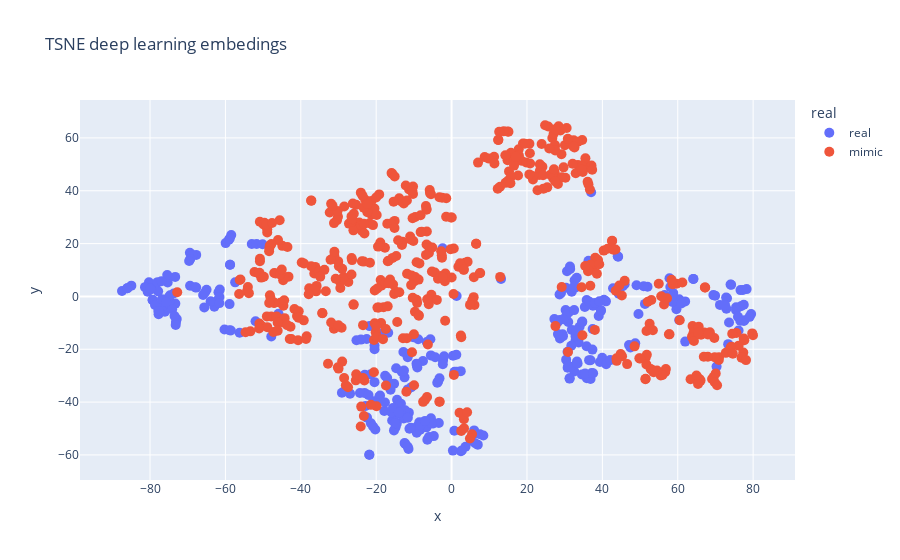
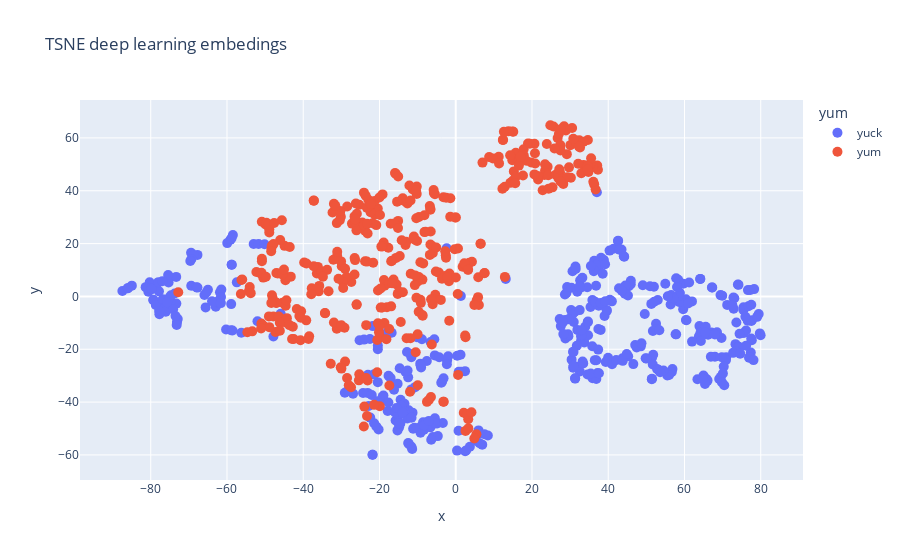
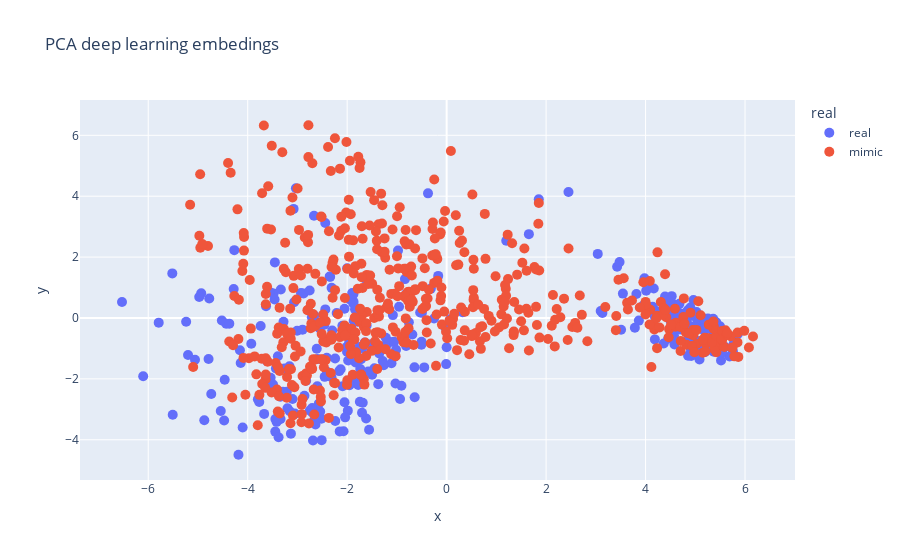
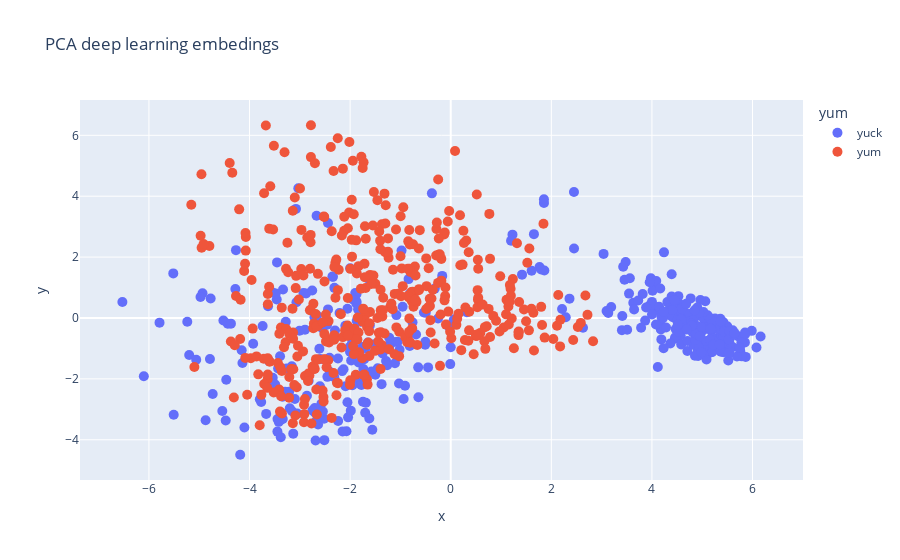

Notebook code cell kept with these figures, in order:
### Code cell
#------------
#TSNE
fig = px.scatter(df_tsne_deep_embedings, 
                 x="x", 
                 y="y", 
                 color="real", 
                 title="TSNE deep learning embedings",
                 hover_data=df_tsne_deep_embedings.columns)

fig.update_traces(textfont_size=10, marker=dict(size=10))
fig.update_layout(template="plotly")

fig.show()

fig = px.scatter(df_tsne_deep_embedings, 
                 x="x", 
                 y="y", 
                 color="yum", 
                 title="TSNE deep learning embedings",
                 hover_data=df_tsne_deep_embedings.columns)

fig.update_traces(textfont_size=10, marker=dict(size=10))
fig.update_layout(template="plotly")

fig.show()

#--------------
# PCA
fig = px.scatter(df_pca_deep_embedings, 
                 x="x", 
                 y="y", 
                 color="real", 
                 title="PCA deep learning embedings",
                 hover_data=df_pca_deep_embedings.columns)

fig.update_traces(textfont_size=10, marker=dict(size=10))
fig.update_layout(template="plotly")

fig.show()

fig = px.scatter(df_pca_deep_embedings, 
                 x="x", 
                 y="y", 
                 color="yum", 
                 title="PCA deep learning embedings",
                 hover_data=df_pca_deep_embedings.columns)

fig.update_traces(textfont_size=10, marker=dict(size=10))
fig.update_layout(template="plotly")

fig.show()

### Figure 1 — Plotly figure (JSON) as saved in the notebook; plotly's stock layout.template omitted (floating-point values rounded to 4 significant figures; data arrays with more than 128 entries replaced by an {"elided": "..."} marker saying what was removed)
{"data": [{"customdata": {"elided": "324x4 str values"}, "hovertemplate": "real=%{customdata[1]}<br>x=%{x}<br>y=%{y}<br>type=%{customdata[0]}<br>note=%{customdata[2]}<br>yum=%{customdata[3]}<extra></extra>", "legendgroup": "real", "marker": {"color": "#636efa", "size": 10, "symbol": "circle"}, "mode": "markers", "name": "real", "orientation": "v", "showlegend": true, "textfont": {"size": 10}, "type": "scatter", "x": {"elided": "324 float values"}, "xaxis": "x", "y": {"elided": "324 float values"}, "yaxis": "y"}, {"customdata": {"elided": "529x4 str values"}, "hovertemplate": "real=%{customdata[1]}<br>x=%{x}<br>y=%{y}<br>type=%{customdata[0]}<br>note=%{customdata[2]}<br>yum=%{customdata[3]}<extra></extra>", "legendgroup": "mimic", "marker": {"color": "#EF553B", "size": 10, "symbol": "circle"}, "mode": "markers", "name": "mimic", "orientation": "v", "showlegend": true, "textfont": {"size": 10}, "type": "scatter", "x": {"elided": "529 float values"}, "xaxis": "x", "y": {"elided": "529 float values"}, "yaxis": "y"}], "layout": {"legend": {"title": {"text": "real"}, "tracegroupgap": 0}, "title": {"text": "TSNE deep learning embedings"}, "xaxis": {"anchor": "y", "domain": [0, 1], "title": {"text": "x"}}, "yaxis": {"anchor": "x", "domain": [0, 1], "title": {"text": "y"}}}}

### Figure 2 — Plotly figure (JSON) as saved in the notebook; plotly's stock layout.template omitted (floating-point values rounded to 4 significant figures; data arrays with more than 128 entries replaced by an {"elided": "..."} marker saying what was removed)
{"data": [{"customdata": {"elided": "433x4 str values"}, "hovertemplate": "yum=%{customdata[3]}<br>x=%{x}<br>y=%{y}<br>type=%{customdata[0]}<br>real=%{customdata[1]}<br>note=%{customdata[2]}<extra></extra>", "legendgroup": "yuck", "marker": {"color": "#636efa", "size": 10, "symbol": "circle"}, "mode": "markers", "name": "yuck", "orientation": "v", "showlegend": true, "textfont": {"size": 10}, "type": "scatter", "x": {"elided": "433 float values"}, "xaxis": "x", "y": {"elided": "433 float values"}, "yaxis": "y"}, {"customdata": {"elided": "420x4 str values"}, "hovertemplate": "yum=%{customdata[3]}<br>x=%{x}<br>y=%{y}<br>type=%{customdata[0]}<br>real=%{customdata[1]}<br>note=%{customdata[2]}<extra></extra>", "legendgroup": "yum", "marker": {"color": "#EF553B", "size": 10, "symbol": "circle"}, "mode": "markers", "name": "yum", "orientation": "v", "showlegend": true, "textfont": {"size": 10}, "type": "scatter", "x": {"elided": "420 float values"}, "xaxis": "x", "y": {"elided": "420 float values"}, "yaxis": "y"}], "layout": {"legend": {"title": {"text": "yum"}, "tracegroupgap": 0}, "title": {"text": "TSNE deep learning embedings"}, "xaxis": {"anchor": "y", "domain": [0, 1], "title": {"text": "x"}}, "yaxis": {"anchor": "x", "domain": [0, 1], "title": {"text": "y"}}}}

### Figure 3 — Plotly figure (JSON) as saved in the notebook; plotly's stock layout.template omitted (floating-point values rounded to 4 significant figures; data arrays with more than 128 entries replaced by an {"elided": "..."} marker saying what was removed)
{"data": [{"customdata": {"elided": "324x4 str values"}, "hovertemplate": "real=%{customdata[1]}<br>x=%{x}<br>y=%{y}<br>type=%{customdata[0]}<br>note=%{customdata[2]}<br>yum=%{customdata[3]}<extra></extra>", "legendgroup": "real", "marker": {"color": "#636efa", "size": 10, "symbol": "circle"}, "mode": "markers", "name": "real", "orientation": "v", "showlegend": true, "textfont": {"size": 10}, "type": "scatter", "x": {"elided": "324 float values"}, "xaxis": "x", "y": {"elided": "324 float values"}, "yaxis": "y"}, {"customdata": {"elided": "529x4 str values"}, "hovertemplate": "real=%{customdata[1]}<br>x=%{x}<br>y=%{y}<br>type=%{customdata[0]}<br>note=%{customdata[2]}<br>yum=%{customdata[3]}<extra></extra>", "legendgroup": "mimic", "marker": {"color": "#EF553B", "size": 10, "symbol": "circle"}, "mode": "markers", "name": "mimic", "orientation": "v", "showlegend": true, "textfont": {"size": 10}, "type": "scatter", "x": {"elided": "529 float values"}, "xaxis": "x", "y": {"elided": "529 float values"}, "yaxis": "y"}], "layout": {"legend": {"title": {"text": "real"}, "tracegroupgap": 0}, "title": {"text": "PCA deep learning embedings"}, "xaxis": {"anchor": "y", "domain": [0, 1], "title": {"text": "x"}}, "yaxis": {"anchor": "x", "domain": [0, 1], "title": {"text": "y"}}}}

### Figure 4 — Plotly figure (JSON) as saved in the notebook; plotly's stock layout.template omitted (floating-point values rounded to 4 significant figures; data arrays with more than 128 entries replaced by an {"elided": "..."} marker saying what was removed)
{"data": [{"customdata": {"elided": "433x4 str values"}, "hovertemplate": "yum=%{customdata[3]}<br>x=%{x}<br>y=%{y}<br>type=%{customdata[0]}<br>real=%{customdata[1]}<br>note=%{customdata[2]}<extra></extra>", "legendgroup": "yuck", "marker": {"color": "#636efa", "size": 10, "symbol": "circle"}, "mode": "markers", "name": "yuck", "orientation": "v", "showlegend": true, "textfont": {"size": 10}, "type": "scatter", "x": {"elided": "433 float values"}, "xaxis": "x", "y": {"elided": "433 float values"}, "yaxis": "y"}, {"customdata": {"elided": "420x4 str values"}, "hovertemplate": "yum=%{customdata[3]}<br>x=%{x}<br>y=%{y}<br>type=%{customdata[0]}<br>real=%{customdata[1]}<br>note=%{customdata[2]}<extra></extra>", "legendgroup": "yum", "marker": {"color": "#EF553B", "size": 10, "symbol": "circle"}, "mode": "markers", "name": "yum", "orientation": "v", "showlegend": true, "textfont": {"size": 10}, "type": "scatter", "x": {"elided": "420 float values"}, "xaxis": "x", "y": {"elided": "420 float values"}, "yaxis": "y"}], "layout": {"legend": {"title": {"text": "yum"}, "tracegroupgap": 0}, "title": {"text": "PCA deep learning embedings"}, "xaxis": {"anchor": "y", "domain": [0, 1], "title": {"text": "x"}}, "yaxis": {"anchor": "x", "domain": [0, 1], "title": {"text": "y"}}}}
